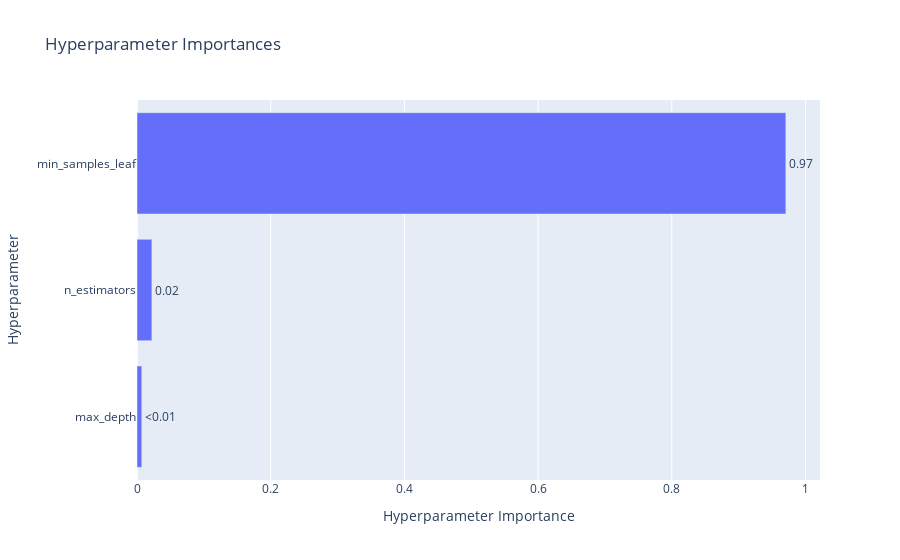

The code cell stored with this chart in its notebook:
### Code cell
optuna.visualization.plot_param_importances(study, target_name="f1_score")

### Figure 1 — Plotly figure (JSON) as saved in the notebook; plotly's stock layout.template omitted (floating-point values rounded to 4 significant figures)
{"data": [{"cliponaxis": false, "hovertemplate": ["max_depth (IntDistribution): 0.007197177914016333<extra></extra>", "n_estimators (IntDistribution): 0.022269961469561297<extra></extra>", "min_samples_leaf (IntDistribution): 0.9705328606164224<extra></extra>"], "name": "f1_score", "orientation": "h", "text": ["<0.01", "0.02", "0.97"], "textposition": "outside", "type": "bar", "x": [0.007197, 0.02227, 0.9705], "y": ["max_depth", "n_estimators", "min_samples_leaf"]}], "layout": {"title": {"text": "Hyperparameter Importances"}, "xaxis": {"title": {"text": "Hyperparameter Importance"}}, "yaxis": {"title": {"text": "Hyperparameter"}}}}
